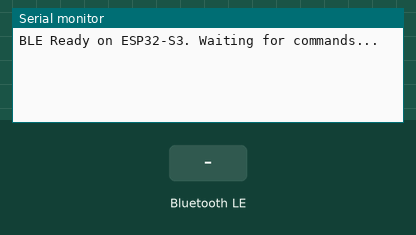
This program was run on a simulated ESP32-S3. On the bench: the last lines printed to the serial monitor. Inputs (shaded band) come from the test bench. Nothing arrives over Bluetooth unless stated; a phone connects over Bluetooth LE 3 s after start.

Above: at 1.2 s.
1.3 s: Bluetooth LE write "1" received
At 1.9 s:
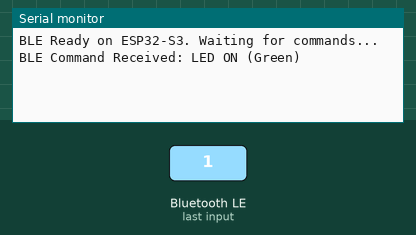
2.8 s: Bluetooth LE write "0" received
At 4.2 s:
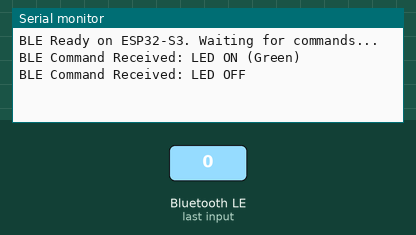

Measured:
- after the input at 1.3 s, the serial monitor: prints a new line after 0.05 s (image 1)
- after the input at 2.8 s, the serial monitor: prints a new line after 0.05 s (image 2)

The program:

main.cpp
```cpp
#include <Arduino.h>
#include <BLEDevice.h>
#include <BLEServer.h>
#include <BLEUtils.h>

// Onboard WS2812 RGB LED pin on ESP32-S3-DevKitC-1
constexpr gpio_num_t LED_RGB = GPIO_NUM_38;

#define SERVICE_UUID        "4fafc201-1fb5-459e-8fcc-c5c9c331914b"
#define CHARACTERISTIC_UUID "beb5483e-36e1-4688-b7f5-ea07361b26a8"

class LEDCallbacks: public BLECharacteristicCallbacks {
    void onWrite(BLECharacteristic *pCharacteristic) override {
        String value = pCharacteristic->getValue().c_str();
        if (value.length() > 0) {
            if (value[0] == '1') {
                // Turn RGB LED ON (Green: Red=0, Green=255, Blue=0)
                neopixelWrite(LED_RGB, 0, 6, 150);
                Serial.println("BLE Command Received: LED ON (Green)");
            } else if (value[0] == '0') {
                // Turn RGB LED OFF (Red=0, Green=0, Blue=0)
                neopixelWrite(LED_RGB, 0, 0, 0);
                Serial.println("BLE Command Received: LED OFF");
            }
        }
    }
};

void setup() {
  Serial.begin(115200);

  // Clear RGB LED state on boot
  neopixelWrite(LED_RGB, 0, 0, 0);

  // Initialize BLE
  BLEDevice::init("ESP32_S3_LED_Control");
  BLEServer *pServer = BLEDevice::createServer();
  BLEService *pService = pServer->createService(SERVICE_UUID);

  // Create Write Characteristic
  BLECharacteristic *pCharacteristic = pService->createCharacteristic(
                                          CHARACTERISTIC_UUID,
                                          BLECharacteristic::PROPERTY_WRITE
                                        );

  pCharacteristic->setCallbacks(new LEDCallbacks());
  pService->start();

  // Start Advertising
  BLEAdvertising *pAdvertising = BLEDevice::getAdvertising();
  pAdvertising->addServiceUUID(SERVICE_UUID);
  pAdvertising->start();

  Serial.println("BLE Ready on ESP32-S3. Waiting for commands...");
}

void loop() {
  delay(1000);
}


/* LED Blink Test Code
void setup() {
  Serial.begin(115200);
  delay(2000); // Allow time for Serial to initialize
  Serial.println("ESP32-S3 BLE Test Demo");
  Serial.println("[TEST] LED Blink");
}

void loop() {
  neopixelWrite(LED_RGB, 255, 0, 0); // Red
  Serial.println("LED ON (Red)");
  delay(1000);
  neopixelWrite(LED_RGB, 0, 255, 0); // Green
  Serial.println("LED ON (Green)");
  delay(1000);
}
  */
```
